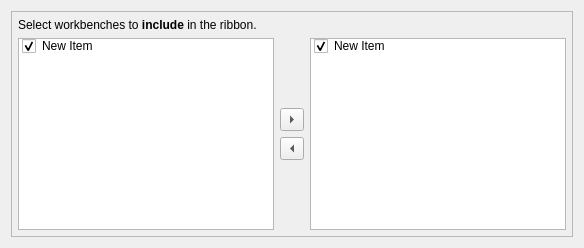
           <widget class="QWidget" name="Workbenches">
            <property name="autoFillBackground">
             <bool>true</bool>
            </property>
            <attribute name="title">
             <string>Include workbenches</string>
            </attribute>
            <layout class="QGridLayout" name="gridLayout_23">
             <item row="0" column="0">
              <widget class="QFrame" name="frame">
               <property name="frameShape">
                <enum>QFrame::Shape::StyledPanel</enum>
               </property>
               <layout class="QGridLayout" name="gridLayout_3">
                <property name="leftMargin">
                 <number>6</number>
                </property>
                <property name="topMargin">
                 <number>6</number>
                </property>
                <property name="rightMargin">
                 <number>6</number>
                </property>
                <property name="bottomMargin">
                 <number>6</number>
                </property>
                <item row="1" column="0">
                 <widget class="QListWidget" name="WorkbenchesAvailable_IW">
                  <property name="selectionMode">
                   <enum>QAbstractItemView::SelectionMode::ExtendedSelection</enum>
                  </property>
                  <property name="sortingEnabled">
                   <bool>true</bool>
                  </property>
                  <item>
                   <property name="text">
                    <string>New Item</string>
                   </property>
                   <property name="checkState">
                    <enum>Checked</enum>
                   </property>
                  </item>
                 </widget>
                </item>
                <item row="1" column="2">
                 <widget class="QListWidget" name="WorkbenchesSelected_IW">
                  <property name="defaultDropAction">
                   <enum>Qt::DropAction::MoveAction</enum>
                  </property>
                  <property name="movement">
                   <enum>QListView::Movement::Free</enum>
                  </property>
                  <property name="sortingEnabled">
                   <bool>true</bool>
                  </property>
                  <item>
                   <property name="text">
                    <string>New Item</string>
                   </property>
                   <property name="checkState">
                    <enum>Checked</enum>
                   </property>
                  </item>
                 </widget>
                </item>
                <item row="1" column="1">
                 <layout class="QGridLayout" name="gridLayout_4">
                  <item row="2" column="0">
                   <widget class="QToolButton" name="RemoveWorkbench_IW">
                    <property name="toolTip">
                     <string>Exclude workbench</string>
                    </property>
                    <property name="text">
                     <string notr="true">...</string>
                    </property>
                    <property name="arrowType">
                     <enum>Qt::ArrowType::LeftArrow</enum>
                    </property>
                   </widget>
                  </item>
                  <item row="1" column="0">
                   <widget class="QToolButton" name="AddWorkbench_IW">
                    <property name="toolTip">
                     <string>Include workbench</string>
                    </property>
                    <property name="text">
                     <string notr="true">...</string>
                    </property>
                    <property name="arrowType">
                     <enum>Qt::ArrowType::RightArrow</enum>
                    </property>
                   </widget>
                  </item>
                  <item row="0" column="0">
                   <spacer name="verticalSpacer_4">
                    <property name="orientation">
                     <enum>Qt::Orientation::Vertical</enum>
                    </property>
                    <property name="sizeHint" stdset="0">
                     <size>
                      <width>20</width>
                      <height>40</height>
                     </size>
                    </property>
                   </spacer>
                  </item>
                  <item row="3" column="0">
                   <spacer name="verticalSpacer_5">
                    <property name="orientation">
                     <enum>Qt::Orientation::Vertical</enum>
                    </property>
                    <property name="sizeHint" stdset="0">
                     <size>
                      <width>20</width>
                      <height>40</height>
                     </size>
                    </property>
                   </spacer>
                  </item>
                 </layout>
                </item>
                <item row="0" column="0" colspan="3">
                 <widget class="QLabel" name="label_6">
                  <property name="text">
                   <string>&lt;html&gt;&lt;head/&gt;&lt;body&gt;&lt;p&gt;Select workbenches to&lt;span style=&quot; font-weight:600;&quot;&gt; include&lt;/span&gt; in the ribbon.&lt;/p&gt;&lt;/body&gt;&lt;/html&gt;</string>
                  </property>
                 </widget>
                </item>
               </layout>
              </widget>
             </item>
            </layout>
           </widget>
